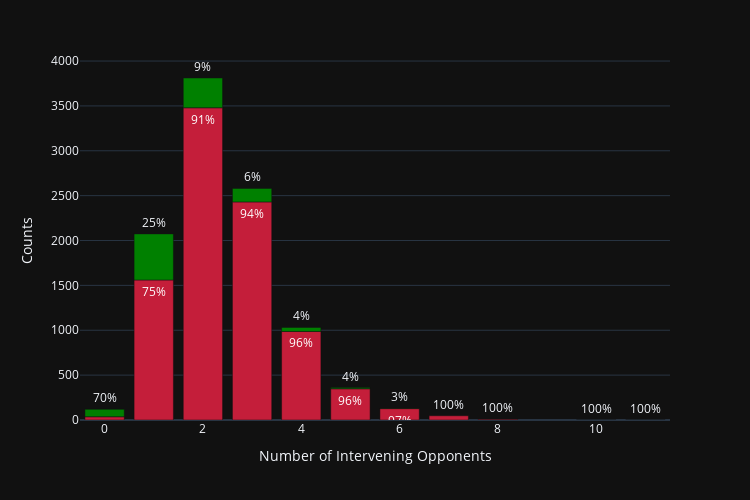
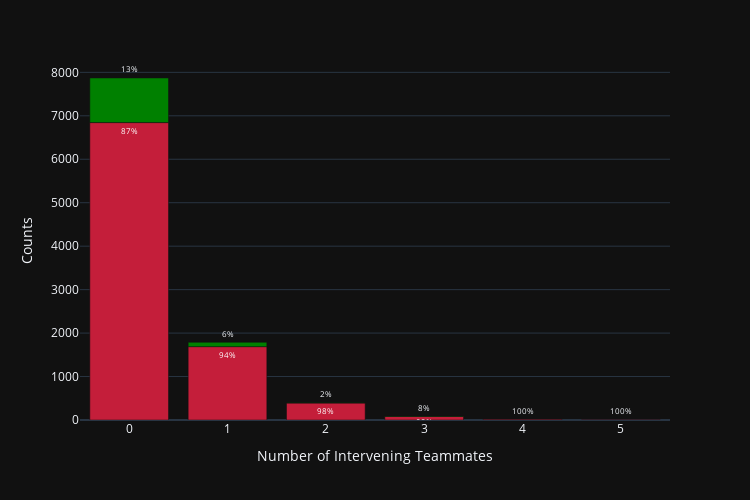
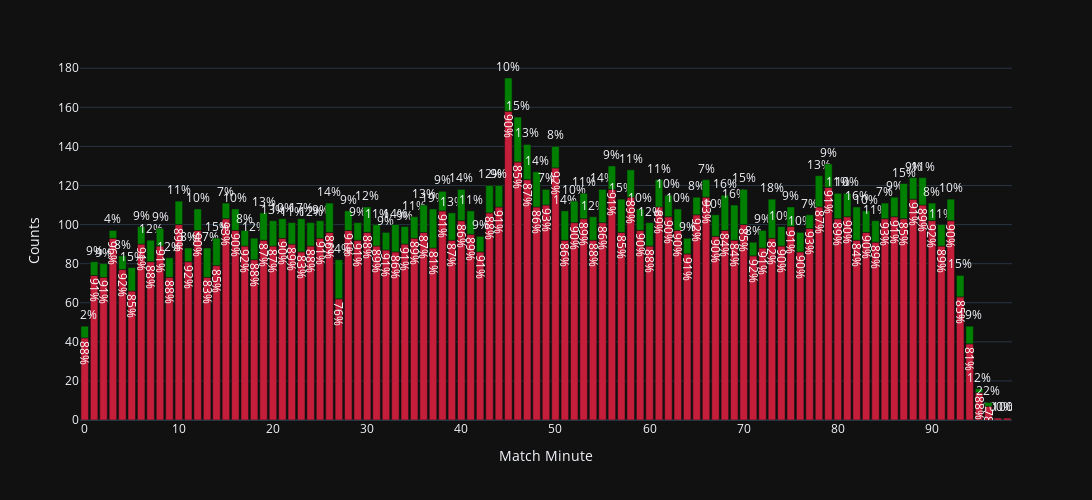
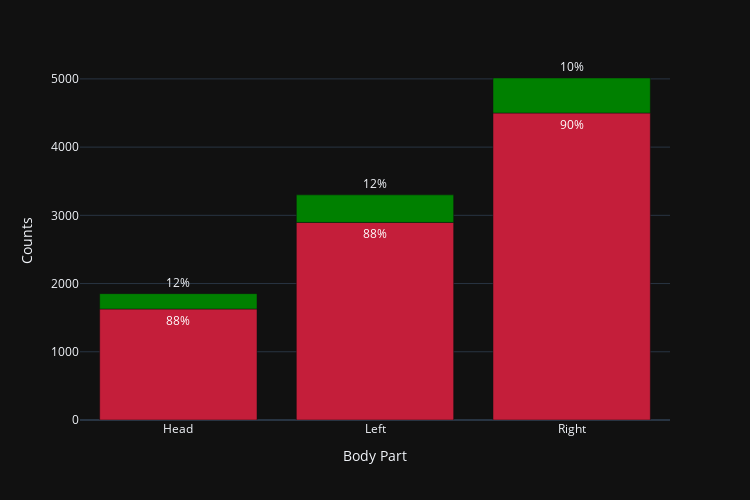

Notebook code cell kept with these figures, in order:
### Code cell
# Histograms for features to compare conversion rates
Num_Opp_Hist = feature_hist(shots_df, 'Number_Intervening_Opponents', 500, 750, 'Number of Intervening Opponents')
Num_Team_Hist = feature_hist(shots_df, 'Number_Intervening_Teammates', 500, 750, 'Number of Intervening Teammates')
Minutes_Hist = feature_hist(shots_df, 'match_minute', 500, 1500, 'Match Minute')
Body_Hist = feature_hist(shots_df, 'BodyPart', 500, 750, 'Body Part')
Int_Hist = feature_hist(shots_df, 'Interference_on_Shooter', 500, 750, 'Level of Interference')

# Create temporary df to segment continuous variables in angle and distance
temp_df = pd.DataFrame()
temp_df['isGoal'] = shots_df['isGoal']
temp_df['angles'] = pd.cut(shots_df['angle'], bins = list(range(0, 96, 5)), include_lowest = True).astype(str).str.split('(').str[1].str.split('.').str[0].replace('-0','0').astype(int)
temp_df['dists'] = pd.cut(shots_df['distance_to_goalM'], bins = list(range(0, 91, 5)), include_lowest = True).astype(str).str.split('(').str[1].str.split('.').str[0].replace('-0','0').astype(int)

# Now we can also fit in histograms for angle and distnace with the same format
Angle_Hist = feature_hist(temp_df, 'angles', 500, 750, 'Angle to Goal')
Dist_Hist = feature_hist(temp_df, 'dists', 500, 750, 'Meters from Goal')

# Create heatmap of conversion rate given coordinates
# heatmap

# Show visuals
Num_Opp_Hist.show()
Num_Team_Hist.show()
Minutes_Hist.show()
Body_Hist.show()
Int_Hist.show()
Angle_Hist.show()
Dist_Hist.show()

### Figure 1 — Plotly figure (JSON) as saved in the notebook; plotly's stock layout.template omitted (floating-point values rounded to 4 significant figures)
{"data": [{"alignmentgroup": "True", "hovertemplate": "isGoal=False<br>Number of Intervening Opponents=%{x}<br>Counts=%{y}<br>text=%{text}<extra></extra>", "legendgroup": "False", "marker": {"color": "#C41E3A", "pattern": {"shape": ""}}, "name": "False", "offsetgroup": "False", "orientation": "v", "showlegend": true, "text": ["30%", "75%", "91%", "94%", "96%", "96%", "97%", "100%", "100%", "100%", "100%"], "textposition": "outside", "type": "bar", "x": [0, 1, 2, 3, 4, 5, 6, 7, 8, 10, 11], "xaxis": "x", "y": [36, 1560, 3479, 2430, 987, 348, 127, 47, 7, 1, 1], "yaxis": "y"}, {"alignmentgroup": "True", "hovertemplate": "isGoal=True<br>Number of Intervening Opponents=%{x}<br>Counts=%{y}<br>text=%{text}<extra></extra>", "legendgroup": "True", "marker": {"color": "#008000", "pattern": {"shape": ""}}, "name": "True", "offsetgroup": "True", "orientation": "v", "showlegend": true, "text": ["70%", "25%", "9%", "6%", "4%", "4%", "3%"], "textposition": "outside", "type": "bar", "x": [0, 1, 2, 3, 4, 5, 6], "xaxis": "x", "y": [83, 514, 332, 151, 45, 13, 4], "yaxis": "y"}], "layout": {"barmode": "relative", "height": 500, "legend": {"title": {"text": "isGoal"}, "tracegroupgap": 0}, "margin": {"t": 60}, "showlegend": false, "uniformtext": {"minsize": 7, "mode": "show"}, "width": 750, "xaxis": {"anchor": "y", "autorange": true, "domain": [0, 1], "range": [-0.5, 11.5], "title": {"text": "Number of Intervening Opponents"}, "type": "linear"}, "yaxis": {"anchor": "x", "autorange": true, "domain": [0, 1], "range": [0, 4012.0], "title": {"text": "Counts"}, "type": "linear"}}}

### Figure 2 — Plotly figure (JSON) as saved in the notebook; plotly's stock layout.template omitted (floating-point values rounded to 4 significant figures)
{"data": [{"alignmentgroup": "True", "hovertemplate": "isGoal=False<br>Number of Intervening Teammates=%{x}<br>Counts=%{y}<br>text=%{text}<extra></extra>", "legendgroup": "False", "marker": {"color": "#C41E3A", "pattern": {"shape": ""}}, "name": "False", "offsetgroup": "False", "orientation": "v", "showlegend": true, "text": ["87%", "94%", "98%", "92%", "100%", "100%"], "textposition": "outside", "type": "bar", "x": [0, 1, 2, 3, 4, 5], "xaxis": "x", "y": [6844, 1688, 390, 83, 15, 3], "yaxis": "y"}, {"alignmentgroup": "True", "hovertemplate": "isGoal=True<br>Number of Intervening Teammates=%{x}<br>Counts=%{y}<br>text=%{text}<extra></extra>", "legendgroup": "True", "marker": {"color": "#008000", "pattern": {"shape": ""}}, "name": "True", "offsetgroup": "True", "orientation": "v", "showlegend": true, "text": ["13%", "6%", "2%", "8%"], "textposition": "outside", "type": "bar", "x": [0, 1, 2, 3], "xaxis": "x", "y": [1026, 100, 9, 7], "yaxis": "y"}], "layout": {"barmode": "relative", "height": 500, "legend": {"title": {"text": "isGoal"}, "tracegroupgap": 0}, "margin": {"t": 60}, "showlegend": false, "uniformtext": {"minsize": 7, "mode": "show"}, "width": 750, "xaxis": {"anchor": "y", "autorange": true, "domain": [0, 1], "range": [-0.5, 5.5], "title": {"text": "Number of Intervening Teammates"}, "type": "linear"}, "yaxis": {"anchor": "x", "autorange": true, "domain": [0, 1], "range": [0, 8284.0], "title": {"text": "Counts"}, "type": "linear"}}}

### Figure 3 — Plotly figure (JSON) as saved in the notebook; plotly's stock layout.template omitted (floating-point values rounded to 4 significant figures)
{"data": [{"alignmentgroup": "True", "hovertemplate": "isGoal=False<br>Match Minute=%{x}<br>Counts=%{y}<br>text=%{text}<extra></extra>", "legendgroup": "False", "marker": {"color": "#C41E3A", "pattern": {"shape": ""}}, "name": "False", "offsetgroup": "False", "orientation": "v", "showlegend": true, "text": ["88%", "91%", "91%", "96%", "92%", "85%", "91%", "88%", "91%", "88%", "89%", "92%", "90%", "83%", "85%", "93%", "90%", "92%", "88%", "87%", "87%", "90%", "89%", "83%", "88%", "91%", "86%", "76%", "91%", "91%", "88%", "89%", "91%", "86%", "91%", "89%", "87%", "81%", "91%", "87%", "86%", "89%", "91%", "88%", "91%", "90%", "85%", "87%", "86%", "93%", "92%", "86%", "90%", "89%", "88%", "86%", "91%", "85%", "89%", "90%", "88%", "89%", "90%", "90%", "91%", "92%", "93%", "90%", "84%", "84%", "85%", "92%", "91%", "82%", "90%", "91%", "90%", "93%", "87%", "91%", "89%", "90%", "84%", "90%", "89%", "93%", "91%", "85%", "91%", "89%", "92%", "89%", "90%", "85%", "81%", "88%", "78%", "100%", "100%"], "textposition": "outside", "type": "bar", "x": [0, 1, 2, 3, 4, 5, 6, 7, 8, 9, 10, 11, 12, 13, 14, 15, 16, 17, 18, 19, 20, 21, 22, 23, 24, 25, 26, 27, 28, 29, 30, 31, 32, 33, 34, 35, 36, 37, 38, 39, 40, 41, 42, 43, 44, 45, 46, 47, 48, 49, 50, 51, 52, 53, 54, 55, 56, 57, 58, 59, 60, 61, 62, 63, 64, 65, 66, 67, 68, 69, 70, 71, 72, 73, 74, 75, 76, 77, 78, 79, 80, 81, 82, 83, 84, 85, 86, 87, 88, 89, 90, 91, 92, 93, 94, 95, 96, 97, 98], "xaxis": "x", "y": [42, 74, 73, 93, 77, 66, 90, 81, 89, 73, 100, 81, 97, 73, 79, 103, 97, 89, 82, 92, 89, 93, 90, 86, 89, 93, 96, 62, 97, 92, 96, 89, 87, 86, 90, 93, 96, 88, 107, 92, 102, 95, 86, 106, 109, 158, 132, 123, 109, 110, 129, 92, 101, 103, 92, 101, 118, 96, 114, 97, 89, 109, 104, 97, 85, 105, 114, 94, 97, 92, 100, 84, 88, 93, 89, 99, 86, 98, 109, 119, 103, 104, 92, 96, 91, 103, 104, 103, 113, 110, 102, 89, 102, 63, 39, 14, 7, 1, 1], "yaxis": "y"}, {"alignmentgroup": "True", "hovertemplate": "isGoal=True<br>Match Minute=%{x}<br>Counts=%{y}<br>text=%{text}<extra></extra>", "legendgroup": "True", "marker": {"color": "#008000", "pattern": {"shape": ""}}, "name": "True", "offsetgroup": "True", "orientation": "v", "showlegend": true, "text": ["12%", "9%", "9%", "4%", "8%", "15%", "9%", "12%", "9%", "12%", "11%", "8%", "10%", "17%", "15%", "7%", "10%", "8%", "12%", "13%", "13%", "10%", "11%", "17%", "12%", "9%", "14%", "24%", "9%", "9%", "12%", "11%", "9%", "14%", "9%", "11%", "13%", "19%", "9%", "13%", "14%", "11%", "9%", "12%", "9%", "10%", "15%", "13%", "14%", "7%", "8%", "14%", "10%", "11%", "12%", "14%", "9%", "15%", "11%", "10%", "12%", "11%", "10%", "10%", "9%", "8%", "7%", "10%", "16%", "16%", "15%", "8%", "9%", "18%", "10%", "9%", "10%", "7%", "13%", "9%", "11%", "10%", "16%", "10%", "11%", "7%", "9%", "15%", "9%", "11%", "8%", "11%", "10%", "15%", "19%", "12%", "22%"], "textposition": "outside", "type": "bar", "x": [0, 1, 2, 3, 4, 5, 6, 7, 8, 9, 10, 11, 12, 13, 14, 15, 16, 17, 18, 19, 20, 21, 22, 23, 24, 25, 26, 27, 28, 29, 30, 31, 32, 33, 34, 35, 36, 37, 38, 39, 40, 41, 42, 43, 44, 45, 46, 47, 48, 49, 50, 51, 52, 53, 54, 55, 56, 57, 58, 59, 60, 61, 62, 63, 64, 65, 66, 67, 68, 69, 70, 71, 72, 73, 74, 75, 76, 77, 78, 79, 80, 81, 82, 83, 84, 85, 86, 87, 88, 89, 90, 91, 92, 93, 94, 95, 96], "xaxis": "x", "y": [6, 7, 7, 4, 7, 12, 9, 11, 9, 10, 12, 7, 11, 15, 14, 8, 11, 8, 11, 14, 13, 10, 11, 17, 12, 9, 15, 20, 10, 9, 13, 11, 9, 14, 9, 11, 14, 20, 10, 14, 16, 12, 8, 14, 11, 17, 23, 18, 18, 8, 11, 15, 11, 13, 12, 17, 12, 17, 14, 11, 12, 14, 11, 11, 8, 9, 9, 11, 18, 18, 18, 7, 9, 20, 10, 10, 10, 7, 16, 12, 13, 12, 17, 11, 11, 8, 10, 18, 11, 14, 9, 11, 11, 11, 9, 2, 2], "yaxis": "y"}], "layout": {"barmode": "relative", "height": 500, "legend": {"title": {"text": "isGoal"}, "tracegroupgap": 0}, "margin": {"t": 60}, "showlegend": false, "uniformtext": {"minsize": 7, "mode": "show"}, "width": 1500, "xaxis": {"anchor": "y", "autorange": true, "domain": [0, 1], "range": [-0.5, 98.5], "title": {"text": "Match Minute"}, "type": "linear"}, "yaxis": {"anchor": "x", "autorange": true, "domain": [0, 1], "range": [0, 184.2], "title": {"text": "Counts"}, "type": "linear"}}}

### Figure 4 — Plotly figure (JSON) as saved in the notebook; plotly's stock layout.template omitted (floating-point values rounded to 4 significant figures)
{"data": [{"alignmentgroup": "True", "hovertemplate": "isGoal=False<br>Body Part=%{x}<br>Counts=%{y}<br>text=%{text}<extra></extra>", "legendgroup": "False", "marker": {"color": "#C41E3A", "pattern": {"shape": ""}}, "name": "False", "offsetgroup": "False", "orientation": "v", "showlegend": true, "text": ["88%", "88%", "90%"], "textposition": "outside", "type": "bar", "x": ["Head", "Left", "Right"], "xaxis": "x", "y": [1627, 2896, 4500], "yaxis": "y"}, {"alignmentgroup": "True", "hovertemplate": "isGoal=True<br>Body Part=%{x}<br>Counts=%{y}<br>text=%{text}<extra></extra>", "legendgroup": "True", "marker": {"color": "#008000", "pattern": {"shape": ""}}, "name": "True", "offsetgroup": "True", "orientation": "v", "showlegend": true, "text": ["12%", "12%", "10%"], "textposition": "outside", "type": "bar", "x": ["Head", "Left", "Right"], "xaxis": "x", "y": [225, 404, 513], "yaxis": "y"}], "layout": {"barmode": "relative", "height": 500, "legend": {"title": {"text": "isGoal"}, "tracegroupgap": 0}, "margin": {"t": 60}, "showlegend": false, "uniformtext": {"minsize": 7, "mode": "show"}, "width": 750, "xaxis": {"anchor": "y", "autorange": true, "domain": [0, 1], "range": [-0.5, 2.5], "title": {"text": "Body Part"}, "type": "category"}, "yaxis": {"anchor": "x", "autorange": true, "domain": [0, 1], "range": [0, 5277.0], "title": {"text": "Counts"}, "type": "linear"}}}
